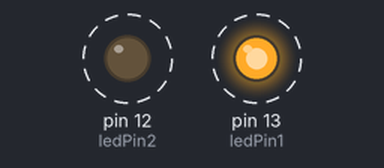
The sketch below on a simulated Arduino Uno, built with avr-gcc and run on an emulated ATmega328P. Shown: output pins drawn as LEDs (lit = HIGH). Dashed ring = blinking.

Above: at 0.5 s.
Timing chart, 0 to 4.6 s (numbered marks = the images above):
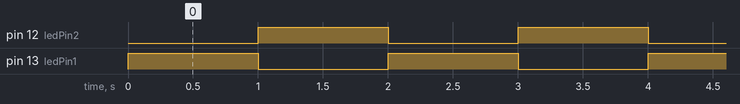

Measured:
- by itself, pin 12 (ledPin2), pin 13 (ledPin1): alternates HIGH for 1.0 s and LOW for 1.0 s

The sketch:

IntroBlink2LEDs_Math.ino
```cpp
/////////////////////////////////////////////////////////
// code to blink two LED's using a mathematical expression
// to determine when they should light. Note that the
// Arduino code is closer to C++ than python.
/////////////////////////////////////////////////////////
int ledPin1=13;
int ledPin2=12;
int i=0; //loop counter

/////////////////////////////////////////////////////////
void setup() {
 // put your setup code here, to run once:
 pinMode(ledPin1, OUTPUT);
 pinMode(ledPin2, OUTPUT);
 }

/////////////////////////////////////////////////////////
void loop() {
 // put your main code here, to run repeatedly:
 // blink the LED's with the number of blinks being
 // the Fibonacci sequence.
 if (i % 2 == 0 ) {
    digitalWrite(ledPin1,HIGH);
    digitalWrite(ledPin2,LOW);
    delay(1000);
    }
  else {
    digitalWrite(ledPin1,LOW);
    digitalWrite(ledPin2,HIGH);
    delay(1000);
    }
    i++;   // increment the loop counter by adding 1 to i
 }

/////////////////////////////////////////////////////////
/////////////////////////////////////////////////////////
```
